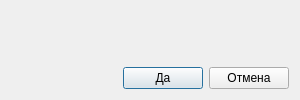
<?xml version="1.0" encoding="UTF-8"?>
<ui version="4.0">
 <class>DialogWindow</class>
 <widget class="QDialog" name="DialogWindow">
  <property name="geometry">
   <rect>
    <x>0</x>
    <y>0</y>
    <width>300</width>
    <height>100</height>
   </rect>
  </property>
  <property name="minimumSize">
   <size>
    <width>300</width>
    <height>100</height>
   </size>
  </property>
  <property name="maximumSize">
   <size>
    <width>300</width>
    <height>100</height>
   </size>
  </property>
  <property name="windowTitle">
   <string>FileManager</string>
  </property>
  <layout class="QVBoxLayout" name="verticalLayout">
   <item>
    <widget class="QLabel" name="message">
     <property name="text">
      <string/>
     </property>
    </widget>
   </item>
   <item>
    <layout class="QHBoxLayout" name="horizontalLayout">
     <item>
      <spacer name="horizontalSpacer">
       <property name="orientation">
        <enum>Qt::Horizontal</enum>
       </property>
       <property name="sizeHint" stdset="0">
        <size>
         <width>40</width>
         <height>20</height>
        </size>
       </property>
      </spacer>
     </item>
     <item>
      <widget class="QPushButton" name="yesButton">
       <property name="text">
        <string>Да</string>
       </property>
      </widget>
     </item>
     <item>
      <widget class="QPushButton" name="cancelButton">
       <property name="text">
        <string>Отмена</string>
       </property>
      </widget>
     </item>
    </layout>
   </item>
  </layout>
 </widget>
 <resources/>
 <connections/>
</ui>
